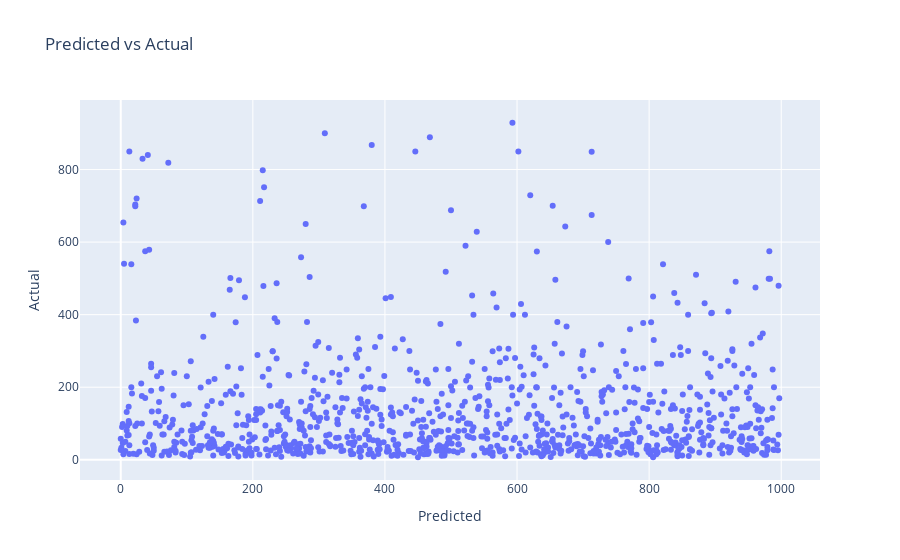

Write notebook code for a chart like this one.
### Code cell
px.scatter(x=Y_random, y=Y_test, title="Predicted vs Actual", labels={"x": "Predicted", "y": "Actual"})

### Figure 1 — Plotly figure (JSON) as saved in the notebook; plotly's stock layout.template omitted (floating-point values rounded to 4 significant figures; data arrays with more than 128 entries replaced by an {"elided": "..."} marker saying what was removed)
{"data": [{"hovertemplate": "Predicted=%{x}<br>Actual=%{y}<extra></extra>", "legendgroup": "", "marker": {"color": "#636efa", "symbol": "circle"}, "mode": "markers", "name": "", "orientation": "v", "showlegend": false, "type": "scatter", "x": {"elided": "1000 int values"}, "xaxis": "x", "y": {"elided": "1000 float values"}, "yaxis": "y"}], "layout": {"legend": {"tracegroupgap": 0}, "title": {"text": "Predicted vs Actual"}, "xaxis": {"anchor": "y", "domain": [0, 1], "title": {"text": "Predicted"}}, "yaxis": {"anchor": "x", "domain": [0, 1], "title": {"text": "Actual"}}}}
